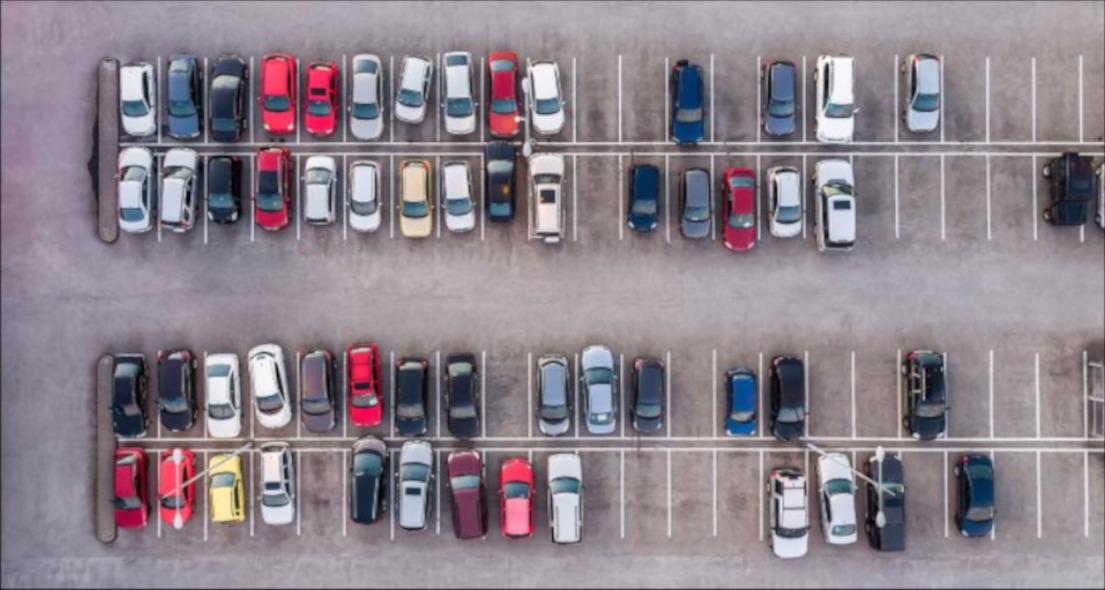
#> input picture parking_space_counter/Car_counting/input/carpark.jpg, 1105 x 590 px, found by its file name
$ jupyter execute car.ipynb
#> lines starting #> are read from the running program, lines starting #| are printed output that depends on the picture; after the words box and inside, x2 and y2 are one past the last pixel; in counts of white or black regions, pixels touching at a corner belong together
[cell 1]
from math import sqrt
import cv2

[cell 2]
path = r'C:/Users/david/OneDrive/Escritorio/IAC/VA_Presentacion/parking_space_counter/Car_counting/input/carpark.jpg'
image = cv2.imread(path)
#> image is the input picture: shape (590, 1105, 3); mean B, G, R 139.8, 130.8, 140.5
img_copy = image.copy()

pt_x , pt_y = None, None

full_count = 0
empty_count = 0

font = cv2.FONT_HERSHEY_SIMPLEX

[cell 3]
def full_counter():
    global full_count
    full_count += 1
    return full_count

[cell 4]
def empty_counter():
    global empty_count
    empty_count += 1
    return empty_count

[cell 5]
def search_window(event, x, y, flags, param):
    pt_x, pt_y = x,y

    if event == cv2.EVENT_LBUTTONDOWN:
        pt_x, pt_y = x, y
    elif event == cv2.EVENT_LBUTTONUP:
        full_spaces = full_counter()
        cv2.putText(image, f'{full_spaces}', (pt_x, pt_y), font, 1 , (0 , 0, 255), 2, cv2.LINE_AA)
    if event == cv2.EVENT_RBUTTONDOWN:
        pt_x, pt_y = x, y
    elif event == cv2.EVENT_RBUTTONUP:
        full_spaces = empty_counter()
        cv2.putText(image, f'{full_spaces}', (pt_x, pt_y), font, 1 , (0 , 255, 0), 2, cv2.LINE_AA)

[cell 6]
while True:

    cv2.namedWindow('Image')

    cv2.setMouseCallback('Image', search_window)

    cv2.rectangle(image, (0, 0), (70, 40), (255, 255, 255), -1)
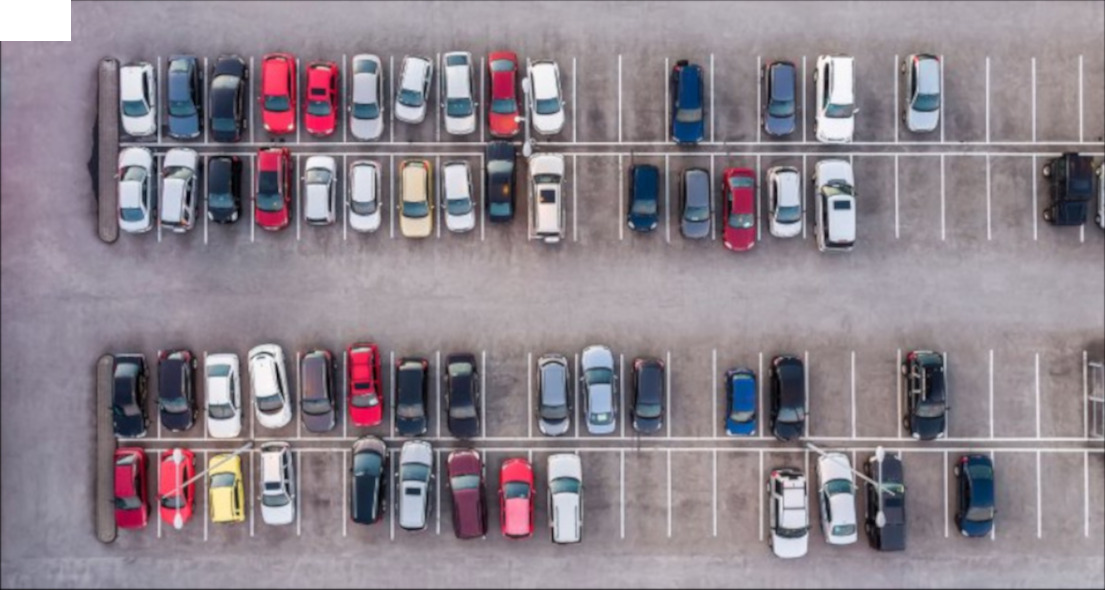
#> image: shape (590, 1105, 3); 0.45% of pixels changed, all inside (x1, y1, x2, y2) = (0, 0, 71, 41)

    cv2.putText(image, f'{full_count}', (5, 30), font, 1, (0, 0, 255), 2, cv2.LINE_AA)
#> image: shape (590, 1105, 3); 0.04% of pixels changed, all inside (x1, y1, x2, y2) = (6, 7, 25, 33)
    cv2.putText(image, f'{empty_count}', (5, 70), font, 1, (0, 255, 0), 2, cv2.LINE_AA)
#> image: shape (590, 1105, 3); mean B, G, R 140.1, 131.2, 140.9

    cv2.imshow('Image',image)

    if cv2.waitKey(1) & 0xFF == 27:
#> (key Esc is pressed here)
        break

cv2.destroyAllWindows()
